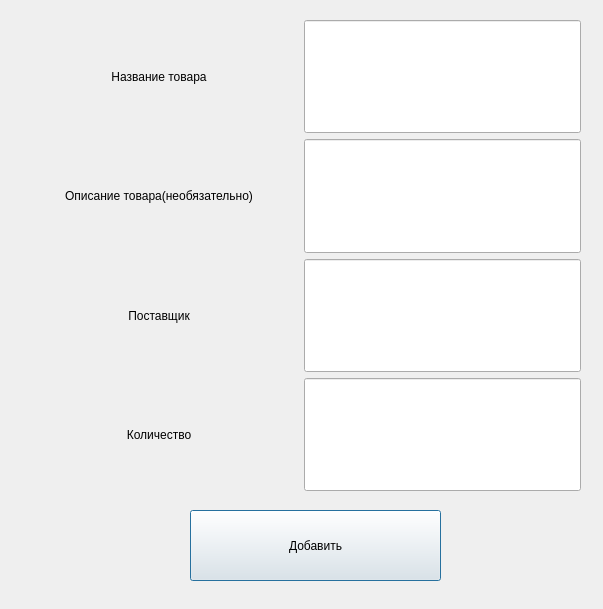
<?xml version="1.0" encoding="UTF-8"?>
<ui version="4.0">
 <class>Dialog</class>
 <widget class="QDialog" name="Dialog">
  <property name="geometry">
   <rect>
    <x>0</x>
    <y>0</y>
    <width>603</width>
    <height>609</height>
   </rect>
  </property>
  <property name="windowTitle">
   <string>Dialog</string>
  </property>
  <widget class="QWidget" name="horizontalLayoutWidget">
   <property name="geometry">
    <rect>
     <x>20</x>
     <y>20</y>
     <width>561</width>
     <height>471</height>
    </rect>
   </property>
   <layout class="QHBoxLayout" name="horizontalLayout">
    <item>
     <layout class="QVBoxLayout" name="verticalLayout">
      <item>
       <widget class="QLabel" name="label">
        <property name="sizePolicy">
         <sizepolicy hsizetype="Preferred" vsizetype="Expanding">
          <horstretch>0</horstretch>
          <verstretch>0</verstretch>
         </sizepolicy>
        </property>
        <property name="text">
         <string>Название товара</string>
        </property>
        <property name="alignment">
         <set>Qt::AlignCenter</set>
        </property>
       </widget>
      </item>
      <item>
       <widget class="QLabel" name="label_2">
        <property name="sizePolicy">
         <sizepolicy hsizetype="Preferred" vsizetype="Expanding">
          <horstretch>0</horstretch>
          <verstretch>0</verstretch>
         </sizepolicy>
        </property>
        <property name="text">
         <string>Описание товара(необязательно)</string>
        </property>
        <property name="alignment">
         <set>Qt::AlignCenter</set>
        </property>
       </widget>
      </item>
      <item>
       <widget class="QLabel" name="label_3">
        <property name="sizePolicy">
         <sizepolicy hsizetype="Preferred" vsizetype="Expanding">
          <horstretch>0</horstretch>
          <verstretch>0</verstretch>
         </sizepolicy>
        </property>
        <property name="text">
         <string>Поставщик</string>
        </property>
        <property name="alignment">
         <set>Qt::AlignCenter</set>
        </property>
       </widget>
      </item>
      <item>
       <widget class="QLabel" name="label_4">
        <property name="sizePolicy">
         <sizepolicy hsizetype="Preferred" vsizetype="Expanding">
          <horstretch>0</horstretch>
          <verstretch>0</verstretch>
         </sizepolicy>
        </property>
        <property name="text">
         <string>Количество</string>
        </property>
        <property name="alignment">
         <set>Qt::AlignCenter</set>
        </property>
       </widget>
      </item>
     </layout>
    </item>
    <item>
     <layout class="QVBoxLayout" name="verticalLayout_2">
      <item>
       <widget class="QLineEdit" name="name_line">
        <property name="sizePolicy">
         <sizepolicy hsizetype="Minimum" vsizetype="Expanding">
          <horstretch>10</horstretch>
          <verstretch>0</verstretch>
         </sizepolicy>
        </property>
       </widget>
      </item>
      <item>
       <widget class="QLineEdit" name="desc_line">
        <property name="sizePolicy">
         <sizepolicy hsizetype="Minimum" vsizetype="Expanding">
          <horstretch>10</horstretch>
          <verstretch>0</verstretch>
         </sizepolicy>
        </property>
       </widget>
      </item>
      <item>
       <widget class="QLineEdit" name="importer_line">
        <property name="sizePolicy">
         <sizepolicy hsizetype="Minimum" vsizetype="Expanding">
          <horstretch>10</horstretch>
          <verstretch>0</verstretch>
         </sizepolicy>
        </property>
       </widget>
      </item>
      <item>
       <widget class="QLineEdit" name="quantity_line">
        <property name="sizePolicy">
         <sizepolicy hsizetype="Minimum" vsizetype="Expanding">
          <horstretch>10</horstretch>
          <verstretch>0</verstretch>
         </sizepolicy>
        </property>
       </widget>
      </item>
     </layout>
    </item>
   </layout>
  </widget>
  <widget class="QPushButton" name="add_button">
   <property name="geometry">
    <rect>
     <x>190</x>
     <y>510</y>
     <width>251</width>
     <height>71</height>
    </rect>
   </property>
   <property name="text">
    <string>Добавить</string>
   </property>
  </widget>
 </widget>
 <resources/>
 <connections/>
</ui>
